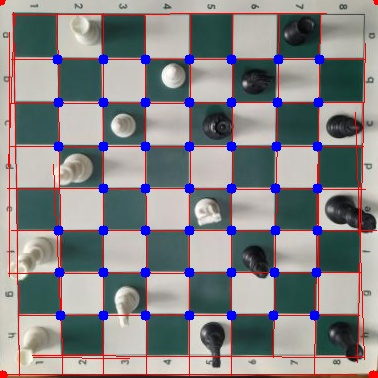
#> input picture chessboard-detection.jpg, 378 x 378 px
$ python -i lines_detector.py   (imports and definitions only)
#> lines starting #> are read from the running program, lines starting #| are printed output that depends on the picture
### utils/hough_bundler.py
"""
https://stackoverflow.com/a/70318827/12505886
"""

import math
import numpy as np


class HoughBundler:
    def __init__(self,min_distance=5,min_angle=2):
        self.min_distance = min_distance
        self.min_angle = min_angle

    def get_orientation(self, line):
        orientation = math.atan2(abs((line[3] - line[1])), abs((line[2] - line[0])))
        return math.degrees(orientation)

    def check_is_line_different(self, line_1, groups, min_distance_to_merge, min_angle_to_merge):
        for group in groups:
            for line_2 in group:
                if self.get_distance(line_2, line_1) < min_distance_to_merge:
                    orientation_1 = self.get_orientation(line_1)
                    orientation_2 = self.get_orientation(line_2)
                    if abs(orientation_1 - orientation_2) < min_angle_to_merge:
                        group.append(line_1)
                        return False
        return True

    def distance_point_to_line(self, point, line):
        px, py = point
        x1, y1, x2, y2 = line

        def line_magnitude(x1, y1, x2, y2):
            line_magnitude = math.sqrt(math.pow((x2 - x1), 2) + math.pow((y2 - y1), 2))
            return line_magnitude

        lmag = line_magnitude(x1, y1, x2, y2)
        if lmag < 0.00000001:
            distance_point_to_line = 9999
            return distance_point_to_line

        u1 = (((px - x1) * (x2 - x1)) + ((py - y1) * (y2 - y1)))
        u = u1 / (lmag * lmag)

        if (u < 0.00001) or (u > 1):
            #// closest point does not fall within the line segment, take the shorter distance
            #// to an endpoint
            ix = line_magnitude(px, py, x1, y1)
            iy = line_magnitude(px, py, x2, y2)
            if ix > iy:
                distance_point_to_line = iy
            else:
                distance_point_to_line = ix
        else:
            # Intersecting point is on the line, use the formula
            ix = x1 + u * (x2 - x1)
            iy = y1 + u * (y2 - y1)
            distance_point_to_line = line_magnitude(px, py, ix, iy)

        return distance_point_to_line

    def get_distance(self, a_line, b_line):
        dist1 = self.distance_point_to_line(a_line[:2], b_line)
        dist2 = self.distance_point_to_line(a_line[2:], b_line)
        dist3 = self.distance_point_to_line(b_line[:2], a_line)
        dist4 = self.distance_point_to_line(b_line[2:], a_line)

        return min(dist1, dist2, dist3, dist4)

    def merge_lines_into_groups(self, lines):
        groups = []  # all lines groups are here
        # first line will create new group every time
        groups.append([lines[0]])
        # if line is different from existing gropus, create a new group
        for line_new in lines[1:]:
            if self.check_is_line_different(line_new, groups, self.min_distance, self.min_angle):
                groups.append([line_new])

        return groups

    def merge_line_segments(self, lines):
        orientation = self.get_orientation(lines[0])

        if(len(lines) == 1):
            return np.block([[lines[0][:2], lines[0][2:]]])

        points = []
        for line in lines:
            points.append(line[:2])
            points.append(line[2:])
        if 45 < orientation <= 90:
            #sort by y
            points = sorted(points, key=lambda point: point[1])
        else:
            #sort by x
            points = sorted(points, key=lambda point: point[0])

        return np.block([[points[0],points[-1]]])

    def process_lines(self, lines):
        lines_horizontal  = []
        lines_vertical  = []

        for line_i in [l[0] for l in lines]:
            orientation = self.get_orientation(line_i)
            # if vertical
            if 45 < orientation <= 90:
                lines_vertical.append(line_i)
            else:
                lines_horizontal.append(line_i)

        lines_vertical  = sorted(lines_vertical , key=lambda line: line[1])
        lines_horizontal  = sorted(lines_horizontal , key=lambda line: line[0])
        merged_lines_all = []

        # for each cluster in vertical and horizantal lines leave only one line
        for i in [lines_horizontal, lines_vertical]:
            if len(i) > 0:
                groups = self.merge_lines_into_groups(i)
                merged_lines = []
                for group in groups:
                    merged_lines.append(self.merge_line_segments(group))
                merged_lines_all.extend(merged_lines)

        return np.asarray(merged_lines_all)

### utils/lines_detector.py
import cv2 as cv
import numpy as np

from utils.hough_bundler import HoughBundler

CLAHE_PARAMS = [
    {'limit': 3, 'grid': (2, 6), 'iterations': 5},
    {'limit': 3, 'grid': (6, 2), 'iterations': 5},
    {'limit': 5, 'grid': (3, 3), 'iterations': 5},
    {'limit': 0, 'grid': (0, 0), 'iterations': 0},
]


class LinesDetector:
    @staticmethod
    def canny(img, alpha=0.25):
        """Canny Edge Detector"""
        median = np.median(img)
        img = cv.bilateralFilter(img, 7, 75, 75)
        t1 = int(max(0, (1.0 - alpha) * median))
        t2 = int(min(255, (1.0 + alpha) * median))
        return cv.Canny(img, t1, t2)

    @staticmethod
    def hough_lines(img, threshold=40, minLineLength=40, maxLineGap=70):
        """Hough Line Detector"""
        lines = cv.HoughLinesP(img, rho=1, theta=np.pi/180,
                               threshold=threshold, minLineLength=minLineLength, maxLineGap=maxLineGap)
        if lines is None:
            return []
        return lines

    @staticmethod
    def clahe(img, limit=2, grid=(3, 3), iterations=5):
        """Adaptive Histogram Equalization (CLAHE)"""
        for _ in range(iterations):
            img = cv.createCLAHE(clipLimit=limit, tileGridSize=grid).apply(img)
        if limit != 0:
            kernel = np.ones((10, 10), np.uint8)
            img = cv.morphologyEx(img, cv.MORPH_CLOSE, kernel)
        return img

    @staticmethod
    def all_clahe_lines(img, clahe_params=CLAHE_PARAMS):
        """Find lines in an image using CLAHE, Canny Edge Detector and Hough Line Detector"""
        results = []
        for params in clahe_params:
            clahe_image = LinesDetector.clahe(img, params['limit'], params['grid'], params['iterations'])
            edges = LinesDetector.canny(clahe_image)
            lines = LinesDetector.hough_lines(edges)
            results += list(lines)
        return results

    @staticmethod
    def filter_lines(lines, min_length=50, angle_threshold=30):
        """Filter lines by angle, length and gap"""
        filtered_lines = []
        for line in lines:
            x1, y1, x2, y2 = line[0]
            length = np.sqrt((x2 - x1) ** 2 + (y2 - y1) ** 2)
            angle = np.arctan2(y2 - y1, x2 - x1)

            while angle < 0.0:
                angle += np.pi

            angle_degrees = np.degrees(angle)
            if min_length < length:
                if angle_degrees < angle_threshold or angle_degrees > 180 - angle_threshold:
                    filtered_lines.append(line)  # horizontal
                elif angle_degrees < 90 + angle_threshold and angle_degrees > 90 - angle_threshold:
                    filtered_lines.append(line)  # vertical
        return filtered_lines

    @staticmethod
    def detect(image):
        """Get straight lines from an image"""
        if image is None:
            return []

        if len(image.shape) == 3:
            gray_image = cv.cvtColor(image, cv.COLOR_BGR2GRAY)
        else:
            gray_image = image

        lines = LinesDetector.all_clahe_lines(gray_image)
        lines = LinesDetector.filter_lines(lines)
        bundler = HoughBundler(min_distance=10, min_angle=0.5)
        lines = bundler.process_lines(lines)
        return lines

>>> import cv2
>>> picture = cv2.imread('../chessboard-detection.jpg')
#> picture is the input picture: shape (378, 378, 3); mean B, G, R 134.2, 132.8, 135.1
>>> result = LinesDetector().detect(picture)
#> in detect, `gray_image = cv.cvtColor(image, cv.COLOR_BGR2GRAY)`:
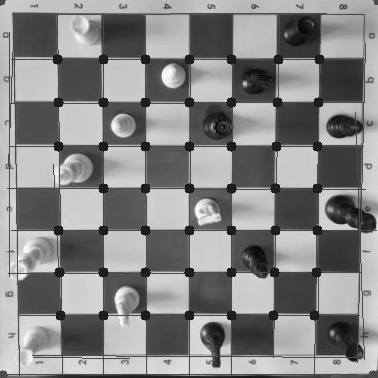
#> gray_image: shape (378, 378); min 6, max 255, mean 133.6
#> the loop in all_clahe_lines, `for params in clahe_params:` made 4 passes
#> (median in canny, t1 in canny, t2 in canny) on passes 1 to 4: (147, 110, 183), (147, 110, 183), (147, 110, 183), (149, 111, 186)
#> pass 1, in clahe, `img = cv.morphologyEx(img, cv.MORPH_CLOSE, kernel)`:
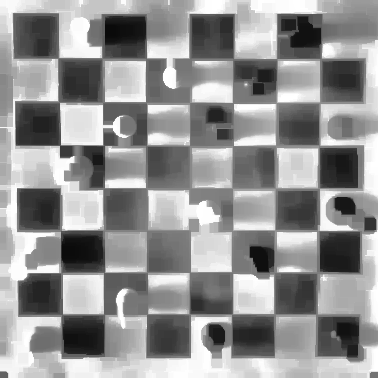
#> img: shape (378, 378); min 10, max 255, mean 146.8
#> pass 1, in all_clahe_lines, `edges = LinesDetector.canny(clahe_image)`:
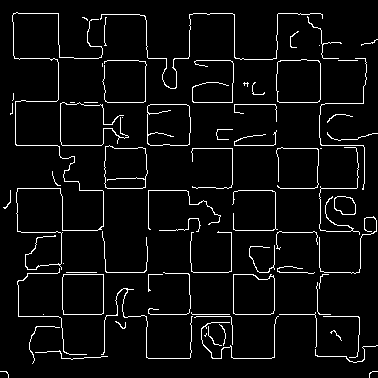
#> edges: shape (378, 378); 4.9% white in thin lines or dots
#> pass 2, in clahe (call 2), `img = cv.morphologyEx(img, cv.MORPH_CLOSE, kernel)`:
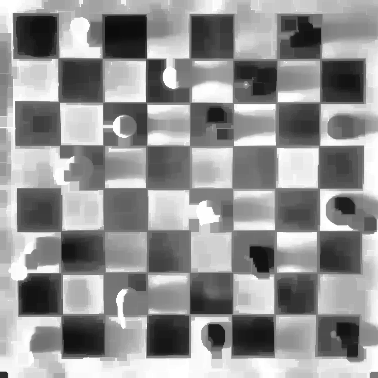
#> img: shape (378, 378); min 11, max 255, mean 146.5
#> after the loop in all_clahe_lines, `for params in clahe_params:`:
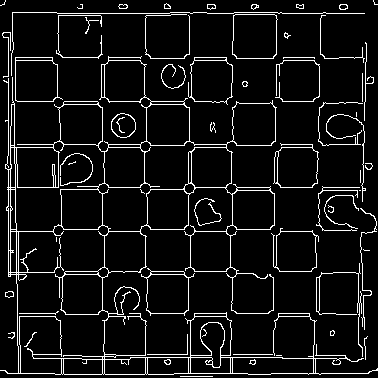
#> edges: shape (378, 378); 7.6% white in thin lines or dots
#> after the loop in all_clahe_lines, `for params in clahe_params:`: results = 221 items, first 6: [[17, 188, 363, 188]], [[18, 314, 330, 314]], [[58, 272, 359, 272]], [[14, 58, 365, 58]], [[15, 102, 363, 102]], [[16, 145, 363, 145]]
#> in detect, `lines = LinesDetector.all_clahe_lines(gray_image)`: lines has the same summary as results in all_clahe_lines
#> the loop in filter_lines, `for line in lines:` made 221 passes
#> (x1, y1, x2, y2, length, angle_degrees) on passes 1 to 3: (17, 188, 363, 188, 346, 0), (18, 314, 330, 314, 312, 0), (58, 272, 359, 272, 301, 0)
#> the loop in process_lines, `for line_i in [l[0] for l in lines]:` made 215 passes
#> the loop in process_lines, `for i in [lines_horizontal, lines_vertical]:` made 2 passes

$ run again, on chessboard-points.jpg
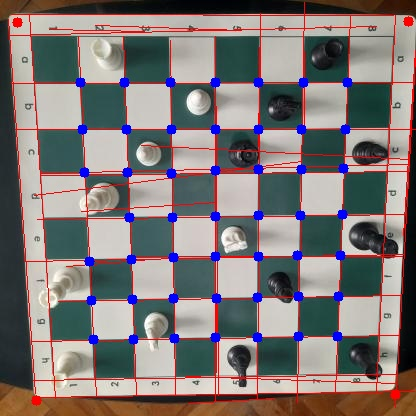
#> input picture chessboard-points.jpg, 416 x 416 px
#> picture is the input picture: shape (416, 416, 3); mean B, G, R 118.4, 119.4, 127.9
#> the loop in all_clahe_lines, `for params in clahe_params:` made 4 passes
#> (median in canny, t1 in canny, t2 in canny) on passes 1 to 4: (146, 109, 182), (144, 108, 180), (144, 108, 180), (90, 67, 112)
#> pass 1, in all_clahe_lines, `edges = LinesDetector.canny(clahe_image)`:
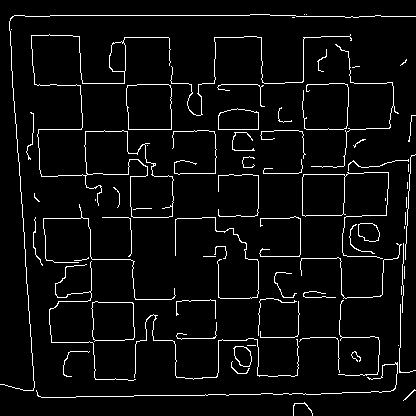
#> edges: shape (416, 416); 4.8% white in thin lines or dots
#> after the loop in all_clahe_lines, `for params in clahe_params:`:
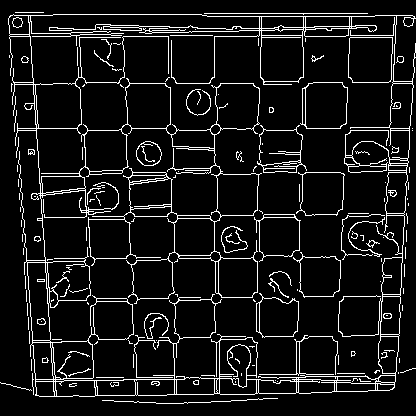
#> edges: shape (416, 416); 8.8% white in thin lines or dots
#> after the loop in all_clahe_lines, `for params in clahe_params:`: results = 267 items, first 6: [[9, 28, 34, 387]], [[14, 15, 295, 15]], [[41, 397, 413, 391]], [[33, 129, 410, 129]], [[337, 393, 351, 16]], [[34, 83, 392, 83]]
#> lines has the same summary as results in all_clahe_lines
#> the loop in filter_lines, `for line in lines:` made 267 passes
#> (x1, y1, x2, y2, length, angle_degrees) on passes 1 to 3: (9, 28, 34, 387, 359.9, 86.02), (14, 15, 295, 15, 281, 0), (41, 397, 413, 391, 372, 179.1)
#> the loop in process_lines, `for line_i in [l[0] for l in lines]:` made 265 passes
#> the loop in process_lines, `for i in [lines_horizontal, lines_vertical]:` made 2 passes
